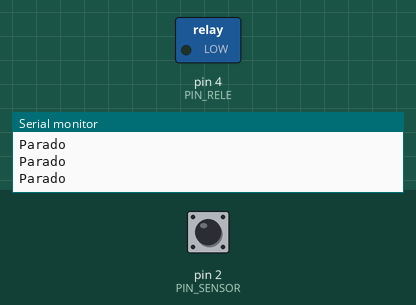
This sketch was run on a simulated Arduino Uno, built with avr-gcc and run on an emulated ATmega328P. Shown: switched loads named in the sketch (green lamp = pin HIGH), the last lines printed to the serial monitor. Dashed ring = blinking. The inputs (shaded band) are chosen by the test bench; at power-on: pin 2 (PIN_SENSOR) LOW.

Above: at 1.2 s.
1.3 s: pin 2 (PIN_SENSOR) driven HIGH
At 1.9 s:
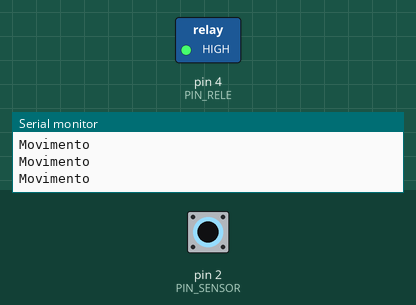
2.8 s: pin 2 (PIN_SENSOR) driven LOW
At 4.0 s:
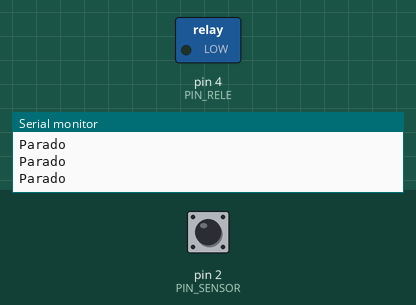
4.3 s: pin 2 (PIN_SENSOR) pulsed HIGH 2 times (0.12 s each, 0.3 s apart)
At 4.66 s:
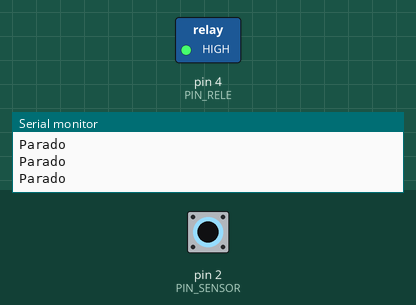
7.9 s: pin 2 (PIN_SENSOR) pulsed HIGH 2 times (0.12 s each, 0.3 s apart)
At 8.9 s:
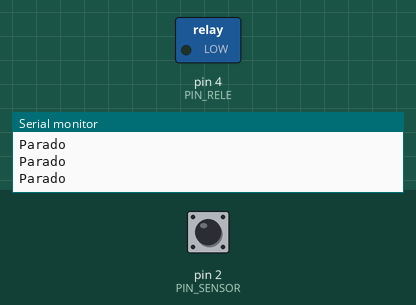
Timing chart, 0 to 10.9 s (numbered marks = the images above; inputs shaded):
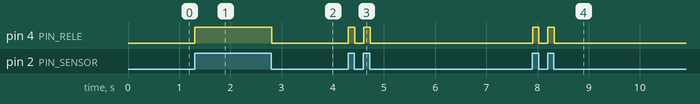

The sketch:

Sensor_Movimento.ino
```cpp
/**
 * Este código usa o sensor de movimento
 * Conecte o Relé (OPCIONAL) e o pino IN do sensor
 * O LED do Arduino também acenderá quando houver movimento
 * O sensor deve ser ligado no 5V, caso contrário, não funciona
 */

// Pinos do sensor e Relé
#define PIN_SENSOR 2
#define PIN_RELE 4

void setup() {
  pinMode(PIN_SENSOR, INPUT);
  pinMode(PIN_RELE,OUTPUT);
  Serial.begin(9600);
}

void loop() {
  if (digitalRead(PIN_SENSOR) == HIGH) {
    // Há movimento
    digitalWrite(LED_BUILTIN, HIGH);
    digitalWrite(PIN_RELE, HIGH);
    Serial.println("Movimento");
  } else {
    // Não há movimento
    digitalWrite(LED_BUILTIN, LOW);
    digitalWrite(PIN_RELE, LOW);
    Serial.println("Parado");
  }
}
```

Measured:
- after the input at 1.3 s, pin 4 (PIN_RELE): LOW → HIGH at once
- after the input at 2.8 s, pin 4 (PIN_RELE): HIGH → LOW at once
- after the input at 4.3 s, pin 4 (PIN_RELE): alternates HIGH for 0.13 s and LOW for 0.17 s, 4 changes in all, then stays LOW, starting at once
- after the input at 7.9 s, pin 4 (PIN_RELE): alternates HIGH for 0.12 s and LOW for 0.18 s, 4 changes in all, then stays LOW, starting at once
